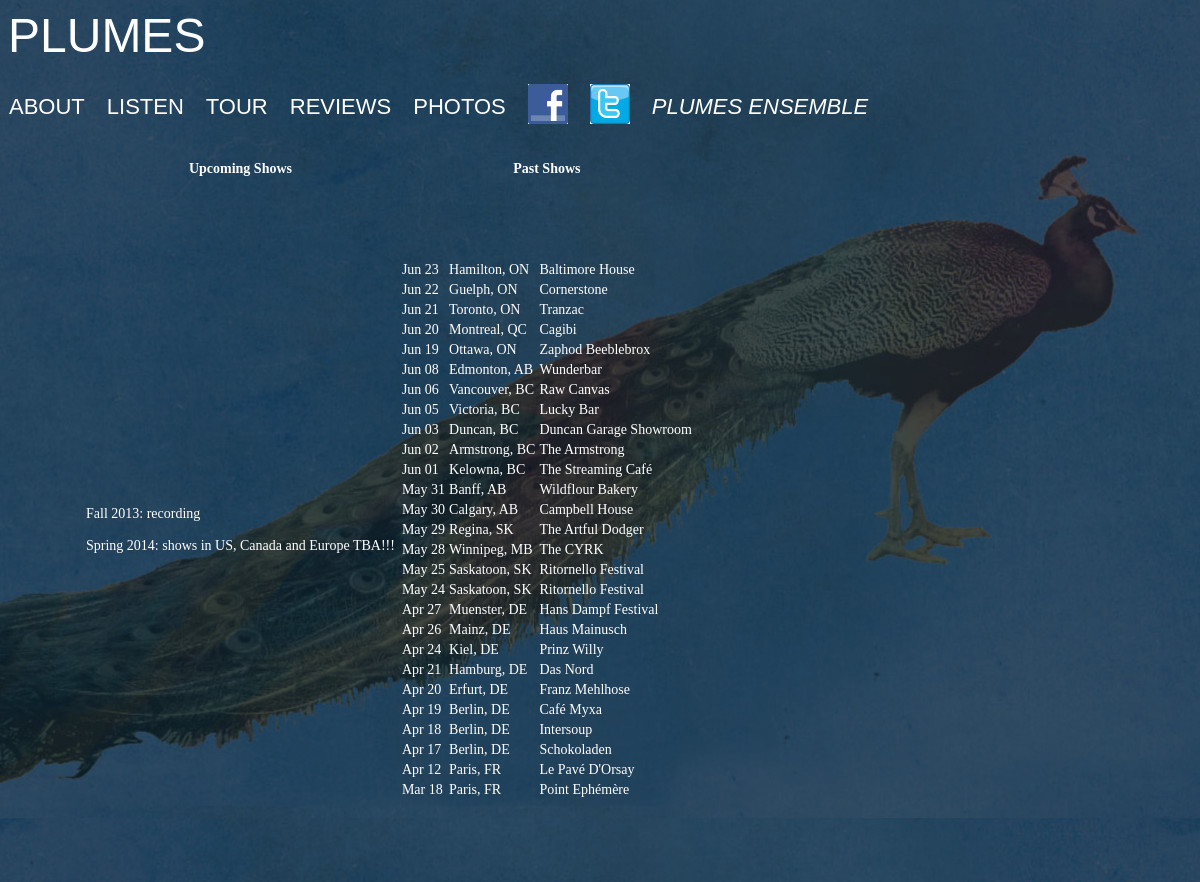
/welcome-orig.php, run on the app's committed database.
### tables this page shows
CREATE TABLE `shows` (
  `ID` int(11) NOT NULL auto_increment,
  `date` date default NULL,
  `city` varchar(32) default NULL,
  `area` char(2) default NULL,
  `venue` varchar(256) default NULL,
  KEY `ID` (`ID`)
);

### welcome-orig.php (the view, shortened to what this page needs)
<!DOCTYPE html>
<html>
	<head>
	</head>
	<body link="#FFFFFF" vlink="#FFFFFF" alink="#FFFFFF">
	<div id="curtain"> </div>
	<div id="main">
		<div class="title">
			PLUMES
		</div>
		<table class="menu" cellspacing="20">
			<tr >
				<td class="menuitem">ABOUT</td>
				<td class="menuitem">LISTEN</td>
				<td class="menuitem">TOUR</td>
				<td class="menuitem">REVIEWS</td>
				<td class="menuitem">PHOTOS</td>
				<td><a href="http://www.facebook.com/plumesensemble" target="blank">
					<img height="40" width="40" src="images/f_logo.jpg"></img>
					</a></td>
				<td><a href="http://www.twitter.com/plumesensemble" target="blank">
					<img height="40" width="40" src="images/t_logo.jpg"></img>
					</a></td>
				<td><a href="http://www.plumesensemble.com/chambermusic" target="blank">
					<i>PLUMES ENSEMBLE</i>
					</a></td>
			</tr>
		</table>
			<div class="page" height="500" id="TOUR">
						<table>
							<tr height="10">
								<th>Upcoming Shows</th>
								<th>Past Shows</th>
							</tr>
							<tr class="toptr" height="700">
								<td>
									<p>
										Fall 2013: recording<br>
										<br>
										Spring 2014: shows in US, Canada and Europe TBA!!!
									</p>
								</td>
								<td id="pastshows">
									<table>
									<?php
									$usertable = "shows";
									$query = "SELECT * FROM $usertable ORDER BY date desc";
									$result = mysql_query($query);
									if ($result) {
										while($row = mysql_fetch_array($result)) {
											$city = $row["city"];
											$area = $row["area"];
											$date = date('M d', strtotime($row["date"]));
											$venue = $row["venue"];
											echo "<tr>
													<td>$date</td>
													<td>$city, $area</td>
													<td>$venue</td>
												  </td>";
										}
									}
									?>
									</table>
			</div>
	</div>
	</body>
</html>

### welcome-orig.php (style rules this page uses)
a:link { text-decoration:none; }
body { background-image:url('images/web-background.jpg'); background-position:center -100px; background-repeat:repeat-y; background-color:rgb(0, 0, 35); }
#curtain { position:fixed; top:0px; left:0px; width:3000px; height:2000px; background-color:rgb(0, 20, 40); display:none }
#main { position:absolute; margin-left:auto; margin-right:auto; width:1100px; font:48px arial,sans-serif; color:white; }
div.page { display:none; position:absolute; font:14px times; color:white; left:75px; top:150px; }
table.menu { font:22px arial,sans-serif; color:white; position:relative; left:-20px; top:0px; display:none; }
.menuitem { cursor: pointer; }

### data on the page
shows: date "Jun 23", city "Hamilton", area "ON", venue "Baltimore House"
shows: date "Jun 22", city "Guelph", area "ON", venue "Cornerstone"
shows: date "Jun 21", city "Toronto", area "ON", venue "Tranzac"
shows: date "Jun 20", city "Montreal", area "QC", venue "Cagibi"
shows: date "Jun 19", city "Ottawa", area "ON", venue "Zaphod Beeblebrox"
shows: date "Jun 08", city "Edmonton", area "AB", venue "Wunderbar"
shows: date "Jun 06", city "Vancouver", area "BC", venue "Raw Canvas"
shows: date "Jun 05", city "Victoria", area "BC", venue "Lucky Bar"
shows: date "Jun 03", city "Duncan", area "BC", venue "Duncan Garage Showroom"
shows: date "Jun 02", city "Armstrong", area "BC", venue "The Armstrong"
shows: date "Jun 01", city "Kelowna", area "BC", venue "The Streaming Café"
shows: date "May 31", city "Banff", area "AB", venue "Wildflour Bakery"
shows: date "May 30", city "Calgary", area "AB", venue "Campbell House"
shows: date "May 29", city "Regina", area "SK", venue "The Artful Dodger"
shows: date "May 28", city "Winnipeg", area "MB", venue "The CYRK"
shows: date "May 25", city "Saskatoon", area "SK", venue "Ritornello Festival"
shows: date "May 24", city "Saskatoon", area "SK", venue "Ritornello Festival"
shows: date "Apr 27", city "Muenster", area "DE", venue "Hans Dampf Festival"
shows: date "Apr 26", city "Mainz", area "DE", venue "Haus Mainusch"
shows: date "Apr 24", city "Kiel", area "DE", venue "Prinz Willy"
shows: date "Apr 21", city "Hamburg", area "DE", venue "Das Nord"
shows: date "Apr 20", city "Erfurt", area "DE", venue "Franz Mehlhose"
shows: date "Apr 19", city "Berlin", area "DE", venue "Café Myxa"
shows: date "Apr 18", city "Berlin", area "DE", venue "Intersoup"
shows: date "Apr 17", city "Berlin", area "DE", venue "Schokoladen"
shows: date "Apr 12", city "Paris", area "FR", venue "Le Pavé D'Orsay"
shows: date "Mar 18", city "Paris", area "FR", venue "Point Ephémère"
